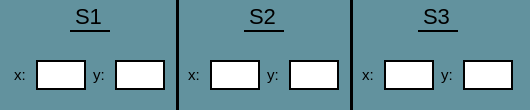
               <widget class="QFrame" name="frame_137">
                <property name="minimumSize">
                 <size>
                  <width>530</width>
                  <height>110</height>
                 </size>
                </property>
                <property name="maximumSize">
                 <size>
                  <width>530</width>
                  <height>110</height>
                 </size>
                </property>
                <property name="styleSheet">
                 <string notr="true">QFrame{
background-color: rgb(98, 146, 158);
border: none;
border-radius: 15px;
}

QLabel{
font-size: 20px
}</string>
                </property>
                <property name="frameShape">
                 <enum>QFrame::StyledPanel</enum>
                </property>
                <property name="frameShadow">
                 <enum>QFrame::Raised</enum>
                </property>
                <layout class="QGridLayout" name="gridLayout_148">
                 <property name="topMargin">
                  <number>0</number>
                 </property>
                 <property name="bottomMargin">
                  <number>0</number>
                 </property>
                 <item row="0" column="0">
                  <widget class="QFrame" name="frame_138">
                   <property name="minimumSize">
                    <size>
                     <width>45</width>
                     <height>35</height>
                    </size>
                   </property>
                   <property name="maximumSize">
                    <size>
                     <width>16777215</width>
                     <height>35</height>
                    </size>
                   </property>
                   <property name="styleSheet">
                    <string notr="true">QFrame{
background-color: transparent;
}</string>
                   </property>
                   <property name="frameShape">
                    <enum>QFrame::StyledPanel</enum>
                   </property>
                   <property name="frameShadow">
                    <enum>QFrame::Raised</enum>
                   </property>
                   <layout class="QGridLayout" name="gridLayout_85">
                    <property name="leftMargin">
                     <number>0</number>
                    </property>
                    <property name="topMargin">
                     <number>0</number>
                    </property>
                    <property name="rightMargin">
                     <number>0</number>
                    </property>
                    <property name="bottomMargin">
                     <number>0</number>
                    </property>
                    <item row="0" column="0">
                     <widget class="QLabel" name="label_118">
                      <property name="minimumSize">
                       <size>
                        <width>40</width>
                        <height>30</height>
                       </size>
                      </property>
                      <property name="maximumSize">
                       <size>
                        <width>40</width>
                        <height>30</height>
                       </size>
                      </property>
                      <property name="font">
                       <font>
                        <family>Microsoft Sans Serif</family>
                        <pointsize>-1</pointsize>
                       </font>
                      </property>
                      <property name="styleSheet">
                       <string notr="true">QLabel{
qproperty-alignment: AlignCenter;
font-style: bold;
font-size: 22px;
color: black;
border-bottom: 2px solid black;
border-radius: 0px;
}</string>
                      </property>
                      <property name="text">
                       <string>S1</string>
                      </property>
                     </widget>
                    </item>
                   </layout>
                  </widget>
                 </item>
                 <item row="0" column="1" rowspan="2">
                  <widget class="Line" name="line">
                   <property name="minimumSize">
                    <size>
                     <width>3</width>
                     <height>0</height>
                    </size>
                   </property>
                   <property name="maximumSize">
                    <size>
                     <width>3</width>
                     <height>16777215</height>
                    </size>
                   </property>
                   <property name="styleSheet">
                    <string notr="true">QWidget{
background-color: black;
border: none
}</string>
                   </property>
                   <property name="orientation">
                    <enum>Qt::Vertical</enum>
                   </property>
                  </widget>
                 </item>
                 <item row="0" column="2">
                  <widget class="QFrame" name="frame_139">
                   <property name="minimumSize">
                    <size>
                     <width>45</width>
                     <height>35</height>
                    </size>
                   </property>
                   <property name="maximumSize">
                    <size>
                     <width>16777215</width>
                     <height>35</height>
                    </size>
                   </property>
                   <property name="styleSheet">
                    <string notr="true">QFrame{
background-color: transparent;
}</string>
                   </property>
                   <property name="frameShape">
                    <enum>QFrame::StyledPanel</enum>
                   </property>
                   <property name="frameShadow">
                    <enum>QFrame::Raised</enum>
                   </property>
                   <layout class="QGridLayout" name="gridLayout_143">
                    <property name="leftMargin">
                     <number>0</number>
                    </property>
                    <property name="topMargin">
                     <number>0</number>
                    </property>
                    <property name="rightMargin">
                     <number>0</number>
                    </property>
                    <property name="bottomMargin">
                     <number>0</number>
                    </property>
                    <item row="0" column="0">
                     <widget class="QLabel" name="label_119">
                      <property name="minimumSize">
                       <size>
                        <width>40</width>
                        <height>30</height>
                       </size>
                      </property>
                      <property name="maximumSize">
                       <size>
                        <width>40</width>
                        <height>30</height>
                       </size>
                      </property>
                      <property name="font">
                       <font>
                        <family>Microsoft Sans Serif</family>
                        <pointsize>-1</pointsize>
                       </font>
                      </property>
                      <property name="styleSheet">
                       <string notr="true">QLabel{
qproperty-alignment: AlignCenter;
font-style: bold;
font-size: 22px;
color: black;
border-bottom: 2px solid black;
border-radius: 0px;
}</string>
                      </property>
                      <property name="text">
                       <string>S2</string>
                      </property>
                     </widget>
                    </item>
                   </layout>
                  </widget>
                 </item>
                 <item row="0" column="3" rowspan="2">
                  <widget class="Line" name="line_2">
                   <property name="minimumSize">
                    <size>
                     <width>3</width>
                     <height>0</height>
                    </size>
                   </property>
                   <property name="maximumSize">
                    <size>
                     <width>3</width>
                     <height>16777215</height>
                    </size>
                   </property>
                   <property name="styleSheet">
                    <string notr="true">QWidget{
background-color: black;
border: none
}</string>
                   </property>
                   <property name="orientation">
                    <enum>Qt::Vertical</enum>
                   </property>
                  </widget>
                 </item>
                 <item row="0" column="4">
                  <widget class="QFrame" name="frame_144">
                   <property name="minimumSize">
                    <size>
                     <width>45</width>
                     <height>35</height>
                    </size>
                   </property>
                   <property name="maximumSize">
                    <size>
                     <width>16777215</width>
                     <height>35</height>
                    </size>
                   </property>
                   <property name="styleSheet">
                    <string notr="true">QFrame{
background-color: transparent;
}</string>
                   </property>
                   <property name="frameShape">
                    <enum>QFrame::StyledPanel</enum>
                   </property>
                   <property name="frameShadow">
                    <enum>QFrame::Raised</enum>
                   </property>
                   <layout class="QGridLayout" name="gridLayout_147">
                    <property name="leftMargin">
                     <number>0</number>
                    </property>
                    <property name="topMargin">
                     <number>0</number>
                    </property>
                    <property name="rightMargin">
                     <number>0</number>
                    </property>
                    <property name="bottomMargin">
                     <number>0</number>
                    </property>
                    <item row="0" column="0">
                     <widget class="QLabel" name="label_124">
                      <property name="minimumSize">
                       <size>
                        <width>40</width>
                        <height>30</height>
                       </size>
                      </property>
                      <property name="maximumSize">
                       <size>
                        <width>40</width>
                        <height>30</height>
                       </size>
                      </property>
                      <property name="font">
                       <font>
                        <family>Microsoft Sans Serif</family>
                        <pointsize>-1</pointsize>
                       </font>
                      </property>
                      <property name="styleSheet">
                       <string notr="true">QLabel{
qproperty-alignment: AlignCenter;
font-style: bold;
font-size: 22px;
color: black;
border-bottom: 2px solid black;
border-radius: 0px;
}</string>
                      </property>
                      <property name="text">
                       <string>S3</string>
                      </property>
                     </widget>
                    </item>
                   </layout>
                  </widget>
                 </item>
                 <item row="1" column="0">
                  <widget class="QFrame" name="frame_140">
                   <property name="minimumSize">
                    <size>
                     <width>155</width>
                     <height>0</height>
                    </size>
                   </property>
                   <property name="maximumSize">
                    <size>
                     <width>155</width>
                     <height>16777215</height>
                    </size>
                   </property>
                   <property name="frameShape">
                    <enum>QFrame::StyledPanel</enum>
                   </property>
                   <property name="frameShadow">
                    <enum>QFrame::Raised</enum>
                   </property>
                   <layout class="QGridLayout" name="gridLayout_142">
                    <property name="leftMargin">
                     <number>0</number>
                    </property>
                    <property name="topMargin">
                     <number>0</number>
                    </property>
                    <property name="rightMargin">
                     <number>0</number>
                    </property>
                    <property name="bottomMargin">
                     <number>0</number>
                    </property>
                    <item row="0" column="0">
                     <widget class="QLabel" name="label_29">
                      <property name="minimumSize">
                       <size>
                        <width>15</width>
                        <height>30</height>
                       </size>
                      </property>
                      <property name="maximumSize">
                       <size>
                        <width>14</width>
                        <height>30</height>
                       </size>
                      </property>
                      <property name="styleSheet">
                       <string notr="true">QLabel{
font-size: 15px;
qproperty-alignment: AlignCenter;
border: none
}</string>
                      </property>
                      <property name="text">
                       <string>x:</string>
                      </property>
                     </widget>
                    </item>
                    <item row="0" column="1">
                     <widget class="QLineEdit" name="XS1">
                      <property name="minimumSize">
                       <size>
                        <width>50</width>
                        <height>30</height>
                       </size>
                      </property>
                      <property name="maximumSize">
                       <size>
                        <width>50</width>
                        <height>30</height>
                       </size>
                      </property>
                      <property name="styleSheet">
                       <string notr="true">QLineEdit{
background-color: white;
border: 2px solid black;
font-color: black;
qproperty-alignment: AlignCenter;
font-size: 15px;
}</string>
                      </property>
                      <property name="text">
                       <string/>
                      </property>
                     </widget>
                    </item>
                    <item row="0" column="2">
                     <widget class="QLabel" name="label_120">
                      <property name="minimumSize">
                       <size>
                        <width>15</width>
                        <height>30</height>
                       </size>
                      </property>
                      <property name="maximumSize">
                       <size>
                        <width>15</width>
                        <height>30</height>
                       </size>
                      </property>
                      <property name="styleSheet">
                       <string notr="true">QLabel{
font-size: 15px;
qproperty-alignment: AlignCenter;
border: none
}</string>
                      </property>
                      <property name="text">
                       <string>y:</string>
                      </property>
                     </widget>
                    </item>
                    <item row="0" column="3">
                     <widget class="QLineEdit" name="YS1">
                      <property name="minimumSize">
                       <size>
                        <width>50</width>
                        <height>30</height>
                       </size>
                      </property>
                      <property name="maximumSize">
                       <size>
                        <width>50</width>
                        <height>30</height>
                       </size>
                      </property>
                      <property name="styleSheet">
                       <string notr="true">QLineEdit{
background-color: white;
border: 2px solid black;
font-color: black;
qproperty-alignment: AlignCenter;
font-size: 15px;
}</string>
                      </property>
                      <property name="text">
                       <string/>
                      </property>
                     </widget>
                    </item>
                   </layout>
                  </widget>
                 </item>
                 <item row="1" column="2">
                  <widget class="QFrame" name="frame_141">
                   <property name="minimumSize">
                    <size>
                     <width>155</width>
                     <height>0</height>
                    </size>
                   </property>
                   <property name="maximumSize">
                    <size>
                     <width>155</width>
                     <height>16777215</height>
                    </size>
                   </property>
                   <property name="frameShape">
                    <enum>QFrame::StyledPanel</enum>
                   </property>
                   <property name="frameShadow">
                    <enum>QFrame::Raised</enum>
                   </property>
                   <layout class="QGridLayout" name="gridLayout_144">
                    <property name="leftMargin">
                     <number>0</number>
                    </property>
                    <property name="topMargin">
                     <number>0</number>
                    </property>
                    <property name="rightMargin">
                     <number>0</number>
                    </property>
                    <property name="bottomMargin">
                     <number>0</number>
                    </property>
                    <item row="0" column="0">
                     <widget class="QLabel" name="label_30">
                      <property name="minimumSize">
                       <size>
                        <width>15</width>
                        <height>30</height>
                       </size>
                      </property>
                      <property name="maximumSize">
                       <size>
                        <width>14</width>
                        <height>30</height>
                       </size>
                      </property>
                      <property name="styleSheet">
                       <string notr="true">QLabel{
font-size: 15px;
qproperty-alignment: AlignCenter;
border: none
}</string>
                      </property>
                      <property name="text">
                       <string>x:</string>
                      </property>
                     </widget>
                    </item>
                    <item row="0" column="1">
                     <widget class="QLineEdit" name="XS2">
                      <property name="minimumSize">
                       <size>
                        <width>50</width>
                        <height>30</height>
                       </size>
                      </property>
                      <property name="maximumSize">
                       <size>
                        <width>50</width>
                        <height>30</height>
                       </size>
                      </property>
                      <property name="styleSheet">
                       <string notr="true">QLineEdit{
background-color: white;
border: 2px solid black;
font-color: black;
qproperty-alignment: AlignCenter;
font-size: 15px;
}</string>
                      </property>
                      <property name="text">
                       <string/>
                      </property>
                     </widget>
                    </item>
                    <item row="0" column="2">
                     <widget class="QLabel" name="label_121">
                      <property name="minimumSize">
                       <size>
                        <width>15</width>
                        <height>30</height>
                       </size>
                      </property>
                      <property name="maximumSize">
                       <size>
                        <width>15</width>
                        <height>30</height>
                       </size>
                      </property>
                      <property name="styleSheet">
                       <string notr="true">QLabel{
font-size: 15px;
qproperty-alignment: AlignCenter;
border: none
}</string>
                      </property>
                      <property name="text">
                       <string>y:</string>
                      </property>
                     </widget>
                    </item>
                    <item row="0" column="3">
                     <widget class="QLineEdit" name="YS2">
                      <property name="minimumSize">
                       <size>
                        <width>50</width>
                        <height>30</height>
                       </size>
                      </property>
                      <property name="maximumSize">
                       <size>
                        <width>50</width>
                        <height>30</height>
                       </size>
                      </property>
                      <property name="styleSheet">
                       <string notr="true">QLineEdit{
background-color: white;
border: 2px solid black;
font-color: black;
qproperty-alignment: AlignCenter;
font-size: 15px;
}</string>
                      </property>
                      <property name="text">
                       <string/>
                      </property>
                     </widget>
                    </item>
                   </layout>
                  </widget>
                 </item>
                 <item row="1" column="4">
                  <widget class="QFrame" name="frame_143">
                   <property name="minimumSize">
                    <size>
                     <width>155</width>
                     <height>0</height>
                    </size>
                   </property>
                   <property name="maximumSize">
                    <size>
                     <width>155</width>
                     <height>16777215</height>
                    </size>
                   </property>
                   <property name="frameShape">
                    <enum>QFrame::StyledPanel</enum>
                   </property>
                   <property name="frameShadow">
                    <enum>QFrame::Raised</enum>
                   </property>
                   <layout class="QGridLayout" name="gridLayout_145">
                    <property name="leftMargin">
                     <number>0</number>
                    </property>
                    <property name="topMargin">
                     <number>0</number>
                    </property>
                    <property name="rightMargin">
                     <number>0</number>
                    </property>
                    <property name="bottomMargin">
                     <number>0</number>
                    </property>
                    <item row="0" column="0">
                     <widget class="QLabel" name="label_122">
                      <property name="minimumSize">
                       <size>
                        <width>15</width>
                        <height>30</height>
                       </size>
                      </property>
                      <property name="maximumSize">
                       <size>
                        <width>14</width>
                        <height>30</height>
                       </size>
                      </property>
                      <property name="styleSheet">
                       <string notr="true">QLabel{
font-size: 15px;
qproperty-alignment: AlignCenter;
border: none
}</string>
                      </property>
                      <property name="text">
                       <string>x:</string>
                      </property>
                     </widget>
                    </item>
                    <item row="0" column="1">
                     <widget class="QLineEdit" name="XS3">
                      <property name="minimumSize">
                       <size>
                        <width>50</width>
                        <height>30</height>
                       </size>
                      </property>
                      <property name="maximumSize">
                       <size>
                        <width>50</width>
                        <height>30</height>
                       </size>
                      </property>
                      <property name="styleSheet">
                       <string notr="true">QLineEdit{
background-color: white;
border: 2px solid black;
font-color: black;
qproperty-alignment: AlignCenter;
font-size: 15px;
}</string>
                      </property>
                      <property name="text">
                       <string/>
                      </property>
                     </widget>
                    </item>
                    <item row="0" column="2">
                     <widget class="QLabel" name="label_123">
                      <property name="minimumSize">
                       <size>
                        <width>15</width>
                        <height>30</height>
                       </size>
                      </property>
                      <property name="maximumSize">
                       <size>
                        <width>15</width>
                        <height>30</height>
                       </size>
                      </property>
                      <property name="styleSheet">
                       <string notr="true">QLabel{
font-size: 15px;
qproperty-alignment: AlignCenter;
border: none
}</string>
                      </property>
                      <property name="text">
                       <string>y:</string>
                      </property>
                     </widget>
                    </item>
                    <item row="0" column="3">
                     <widget class="QLineEdit" name="YS3">
                      <property name="minimumSize">
                       <size>
                        <width>50</width>
                        <height>30</height>
                       </size>
                      </property>
                      <property name="maximumSize">
                       <size>
                        <width>50</width>
                        <height>30</height>
                       </size>
                      </property>
                      <property name="styleSheet">
                       <string notr="true">QLineEdit{
background-color: white;
border: 2px solid black;
font-color: black;
qproperty-alignment: AlignCenter;
font-size: 15px;
}</string>
                      </property>
                      <property name="text">
                       <string/>
                      </property>
                     </widget>
                    </item>
                   </layout>
                  </widget>
                 </item>
                </layout>
               </widget>
